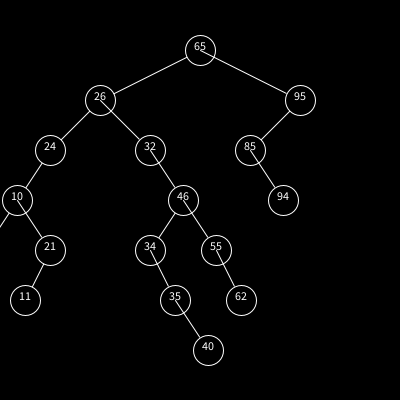
Frame 1 (no input)
Frame 2 (the mouse pressed at the canvas centre, redrawn once): identical to frame 1, image omitted

The Processing sketch that drew this single still picture (run headless with seeded random() and noise(); the mouse was pressed at the canvas centre and the sketch redrawn once):

// Processing sketch: bintree
// ── bintree.pde
Tree tree;
void setup() {
  size(400,400);
  tree = new Tree();
  


  for (int i = 0; i < 20; i += 1) {
    tree.add(random(1, 100));
  }
  
  println(tree);
  Node found = tree.search(5);
  if (found != null) {
    println(found.val);
  } else {
    println("not found");
  }
  println(tree.levels);
  
  //tree.traverse();
  noLoop();
}

void draw() {
  background(0);
  tree.draw();
}
// ── TreeNodesClass.pde
class Tree {
  Node root = null;
  int[] levels = new int[100];

  void add(float val) {
    add(floor(val));
  }
  void add(int val) {
    //Node n = new Node(val);

    if (root == null ) {
      root = new Node(val, 0, this);
      root.x = width / 2;
      root.y = 50;
    } else {
      root.add(val, this);
    }
    root.adjust();
    
    
  }

  void traverse() {
    root.visit();
  }

  void draw() {
    if (root != null) {
      root.draw();
    }
  }

  Node search(int searchVal) {
    if (root != null) {
      return root.search(searchVal);
    } else {
      return null;
    }
  }
  String toString() {
    if (root != null) {
      return root.toString();
    } else {
      return "empty";
    }
  }
}
// ── nodeclass.pde
class Node {
  int level;
  int val;
  float x,y;
  Tree tree;
  Node left = null, right = null;


  Node(int val, int parentLevel, Tree tree) {
    this.val = val;
    this.level = parentLevel + 1;
    this.tree = tree;
    tree.levels[this.level] += 1;
  }

  void visit() {
    if (left != null) {
      left.visit();
    }
    println("\n" + val);
    if (right != null) {
      right.visit();
    }
  }

  Node search(int searchVal) {
    if (val == searchVal) {
      return this; //println(" found " + val);
    } else if (val < searchVal && left != null) {
      return left.search(searchVal);
    } else if (val > searchVal && right != null) {
      return right.search(searchVal);
    }
    return null;
  }

  void adjust() {
    int count = tree.levels[level];
    
    if (left != null) {
      left.x = x - (width / 4) / count;
      left.adjust();
    }
    
   // x = (width / 2) / count;
    
    if (right != null) {
      right.x = x + ((width / 4) / count);
      right.adjust();
    }
    
    
    
    
  }

  void add(int val, Tree tree) {
    if (val < this.val) {
      if (this.left == null) {
        this.left = new Node(val, level, tree);
        this.left.x = x - ((width / 4) / level);
        this.left.y = y + 50;
      } else {
        this.left.add(val, tree);
      }
    } else if (val > this.val){
      if (this.right == null) {
        this.right = new Node(val, level, tree);
        this.right.x = x + ((width / 4) / level);
        this.right.y = y + 50;
      } else {
        this.right.add(val, tree);
      }
    }
  }
  
  void draw() {
    if (left != null) {
      stroke(255);
      line(x,y,left.x, left.y);
      left.draw();
    }
    //float x = width / 2;
    //float y = level * (height / 8);
    fill(0);
    stroke(255);
    ellipse(x,y, 30,30);
    fill(255);
    textAlign(CENTER);
    text(val, x,y);
    if (right != null) {
      line(x,y,right.x, right.y);
      right.draw();
    }
  }


  String toString() {
    String output  = "";
    if (left != null) {
      output += left.toString();
    }
    output += "\n[" + level + "][" + val + "]";
    if (right != null) {
      output += right.toString();
    }

    return output;
  }
}
